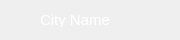
<?xml version="1.0" encoding="UTF-8"?>
<ui version="4.0">
 <class>TreeChildView</class>
 <widget class="QWidget" name="TreeChildView">
  <property name="geometry">
   <rect>
    <x>0</x>
    <y>0</y>
    <width>180</width>
    <height>40</height>
   </rect>
  </property>
  <property name="windowTitle">
   <string>OctoVault VPN</string>
  </property>
  <property name="styleSheet">
   <string notr="true"/>
  </property>
  <widget class="QWidget" name="childHolder" native="true">
   <property name="geometry">
    <rect>
     <x>10</x>
     <y>5</y>
     <width>160</width>
     <height>30</height>
    </rect>
   </property>
   <property name="styleSheet">
    <string notr="true"/>
   </property>
   <widget class="QLabel" name="lblLocationImage">
    <property name="geometry">
     <rect>
      <x>0</x>
      <y>5</y>
      <width>20</width>
      <height>20</height>
     </rect>
    </property>
    <property name="text">
     <string/>
    </property>
    <property name="pixmap">
     <pixmap resource="../assets/assets.qrc">:/img/images/icon_location.png</pixmap>
    </property>
    <property name="scaledContents">
     <bool>true</bool>
    </property>
   </widget>
   <widget class="QLabel" name="lblFavButton">
    <property name="geometry">
     <rect>
      <x>115</x>
      <y>7</y>
      <width>16</width>
      <height>16</height>
     </rect>
    </property>
    <property name="text">
     <string/>
    </property>
    <property name="pixmap">
     <pixmap resource="../assets/assets.qrc">:/img/images/icon_favourite_outline.png</pixmap>
    </property>
    <property name="scaledContents">
     <bool>true</bool>
    </property>
   </widget>
   <widget class="QLabel" name="lblLockImage">
    <property name="geometry">
     <rect>
      <x>140</x>
      <y>7</y>
      <width>16</width>
      <height>16</height>
     </rect>
    </property>
    <property name="text">
     <string/>
    </property>
    <property name="pixmap">
     <pixmap resource="../assets/assets.qrc">:/img/images/icon_radio_unselected.png</pixmap>
    </property>
    <property name="scaledContents">
     <bool>true</bool>
    </property>
   </widget>
   <widget class="QLabel" name="lblChildName">
    <property name="geometry">
     <rect>
      <x>30</x>
      <y>8</y>
      <width>80</width>
      <height>14</height>
     </rect>
    </property>
    <property name="font">
     <font>
      <pointsize>11</pointsize>
     </font>
    </property>
    <property name="styleSheet">
     <string notr="true">QLabel{
color: #FFFFFF;
}</string>
    </property>
    <property name="text">
     <string>City Name</string>
    </property>
   </widget>
  </widget>
 </widget>
 <resources>
  <include location="../assets/assets.qrc"/>
 </resources>
 <connections/>
</ui>
